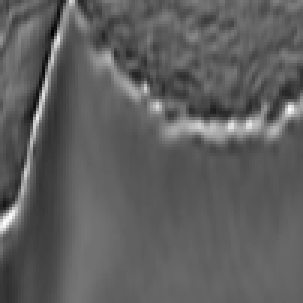
#> input picture tgs_salt/1bd1c8c771.png, 101 x 101 px (shown 3 times larger)
$ jupyter execute --allow-errors notebook.ipynb
#> lines starting #> are read from the running program, lines starting #| are printed output that depends on the picture
[cell 1]
import numpy as np
import cv2
import matplotlib.pyplot as plt

[cell 2]
K = np.array([[0.00337701],       [0.01549156],
       [0.05065756],
       [0.11808084],
       [0.19620069],
       [0.23238471],
       [0.19620069],
       [0.11808084],
       [0.05065756],
       [0.01549156],
       [0.00337701]])

[cell 3]
T = K.T

[cell 4]
T

[cell 5]
k2 = K * T

[cell 6]
k2

[cell 7]
plt.imshow(k2)
plt.show()
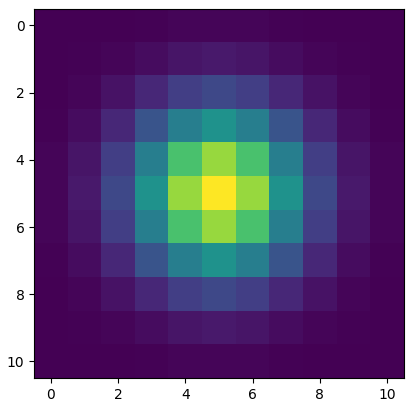
#> figure drawn by matplotlib, 1 panel

[cell 8]
kernel = cv2.getGaussianKernel(11, 1.718)

[cell 9]
kernel

[cell 10]
type(kernel)

[cell 11]
import cv2
import numpy as np
import matplotlib.pyplot as plt

[cell 12]
mask = cv2.imread("tgs_salt/1bd1c8c771Mask.png")
#> (the rest of this cell did not finish here and is left out)

[cell 13]
sample = cv2.imread("tgs_salt/1bd1c8c771.png")
#> sample is the input picture: shape (101, 101, 3); min 0, max 255, mean 94.2
# Convert original to sample representation.
sample = cv2.cvtColor(sample, cv2.COLOR_BGR2GRAY)
#> sample: shape (101, 101)
# Convert sample to floating point and normalize to the range [0., 1.]
sample = sample.astype(np.float64)
sample = sample / 255.

# Calculating Masks
semantic_mask = cv2.imread("tgs_salt/1bd1c8c771Mask.png")
#> (the rest of this cell did not finish here and is left out)
